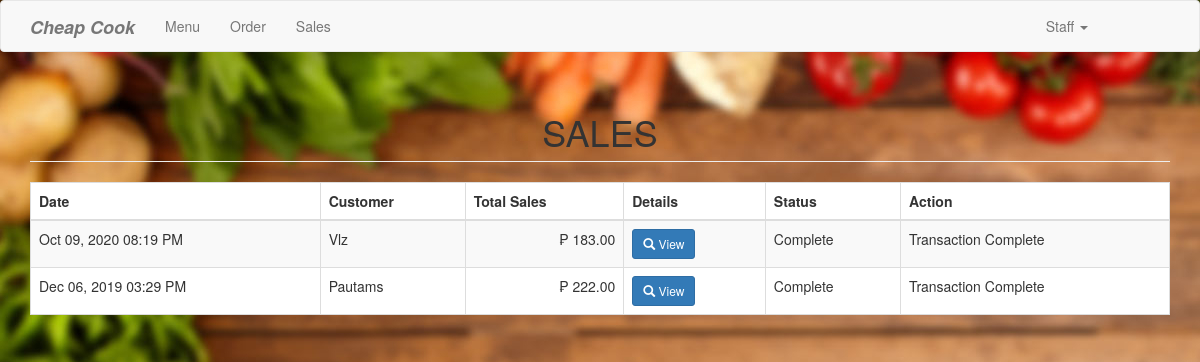
/staffsales.php, run on the app's committed database.
### tables this page shows
CREATE TABLE `purchase` (
  `purchaseid` int(11) NOT NULL,
  `customer` varchar(50) NOT NULL,
  `total` double NOT NULL,
  `date_purchase` datetime NOT NULL,
  `status` varchar(100) NOT NULL
);

### staffsales.php (the view, shortened to what this page needs)
<?php include('header.php'); ?>
<body>
<?php include('staffnavbar.php'); ?>
<div class="container">
	<h1 class="page-header text-center">SALES</h1>
	<table class="table table-striped table-bordered" style="background-color: white">
		<thead>
			<th>Date</th>
			<th>Customer</th>
			<th>Total Sales</th>
			<th>Details</th>
			<th>Status</th>
			<th>Action</th>
		</thead>
		<tbody>
			<?php
				$sql="select * from purchase order by purchaseid desc";
				$query=$conn->query($sql);
				while($row=$query->fetch_array()){
					?>
					<tr>
						<td><?php echo date('M d, Y h:i A', strtotime($row['date_purchase'])) ?></td>
						<td><?php echo $row['customer']; ?></td>
						<td class="text-right">&#8369; <?php echo number_format($row['total'], 2); ?></td>
						<td><a href="#details<?php echo $row['purchaseid']; ?>" data-toggle="modal" class="btn btn-primary btn-sm"><span class="glyphicon glyphicon-search"></span> View </a>
						</td>
						<td><?php echo $row['status']; ?></td>
						<td>
					<?php if($row['status']=='Complete'){?>
				<p>Transaction Complete</p>
				<?php }?>	</td>
					</tr>
					<?php
				}
			?>
		</tbody>
	</table>
</div>
</body>
</html>

### staffsales.php (style rules this page uses)
body { background-image: url("upload/bg1.jpg") }

### data on the page
purchase: date_purchase "Oct 09, 2020 08:19 PM", customer "Vlz", total "183.00", status "Complete", shows "Transaction Complete"
purchase: date_purchase "Dec 06, 2019 03:29 PM", customer "Pautams", total "222.00", status "Complete", shows "Transaction Complete"
